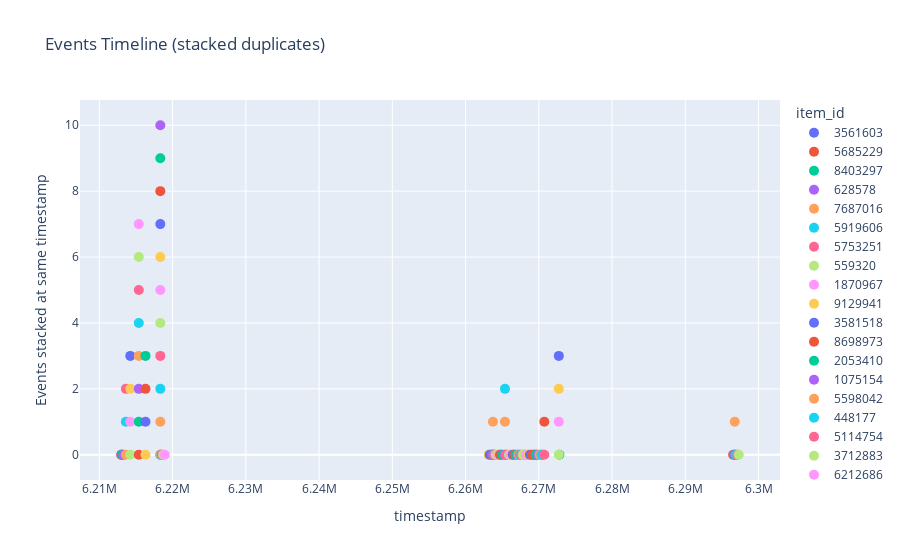

The notebook cell this image was saved under:
### Code cell
import plotly.express as px
import pandas as pd

# --- предположим, df уже есть ---
# df = pd.DataFrame({
#     "timestamp": [...],
#     "event_type": [...]
# })


df = data[(data["uid"] == 100) & (data["event_type"] == "listen")].sort_values("timestamp")[900:1000]
# df = data[(data["uid"] == 997500) & (data["event_type"] == "listen")].sort_values("timestamp")#[3021:3100]


df["count_sec"] = df["track_length_seconds"]*df["played_ratio_pct"]*0.01

# Добавляем уровень стека
df["stack_level"] = df.groupby("timestamp").cumcount()

fig = px.scatter(
    df,
    x="timestamp",
    y="stack_level",
    color="item_id",

    hover_data=["event_type", "timestamp", "count_sec"],
    
    title="Events Timeline (stacked duplicates)"
)

# Побольше точки
fig.update_traces(marker=dict(size=10))

# Убираем некрасивые подписи на оси Y
fig.update_yaxes(title="Events stacked at same timestamp", showgrid=True)

fig.show()
